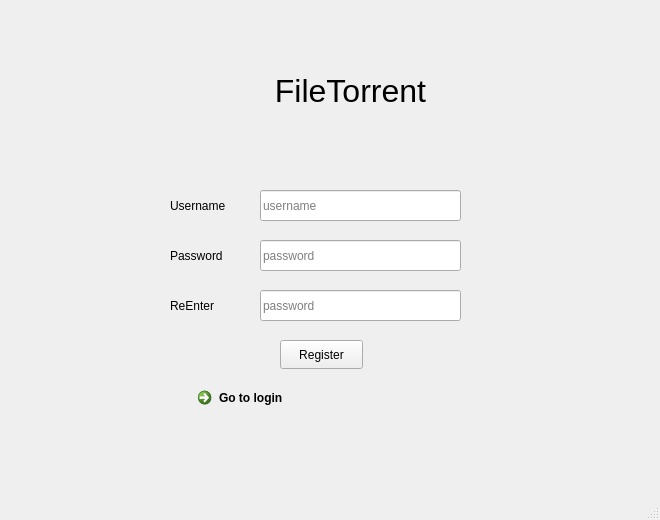
<?xml version="1.0" encoding="UTF-8"?>
<ui version="4.0">
 <class>RegisterWindow</class>
 <widget class="QMainWindow" name="RegisterWindow">
  <property name="geometry">
   <rect>
    <x>0</x>
    <y>0</y>
    <width>660</width>
    <height>520</height>
   </rect>
  </property>
  <property name="windowTitle">
   <string>MainWindow</string>
  </property>
  <widget class="QWidget" name="centralwidget">
   <widget class="QPushButton" name="RegisterPushButton">
    <property name="geometry">
     <rect>
      <x>280</x>
      <y>340</y>
      <width>83</width>
      <height>29</height>
     </rect>
    </property>
    <property name="text">
     <string>Register</string>
    </property>
   </widget>
   <widget class="QLabel" name="label">
    <property name="geometry">
     <rect>
      <x>220</x>
      <y>40</y>
      <width>261</width>
      <height>101</height>
     </rect>
    </property>
    <property name="font">
     <font>
      <pointsize>24</pointsize>
     </font>
    </property>
    <property name="layoutDirection">
     <enum>Qt::LeftToRight</enum>
    </property>
    <property name="text">
     <string>FileTorrent</string>
    </property>
    <property name="alignment">
     <set>Qt::AlignCenter</set>
    </property>
   </widget>
   <widget class="QLineEdit" name="passLineEdit">
    <property name="geometry">
     <rect>
      <x>260</x>
      <y>240</y>
      <width>201</width>
      <height>31</height>
     </rect>
    </property>
    <property name="echoMode">
     <enum>QLineEdit::Password</enum>
    </property>
    <property name="placeholderText">
     <string>password</string>
    </property>
   </widget>
   <widget class="QLabel" name="label_4">
    <property name="geometry">
     <rect>
      <x>170</x>
      <y>240</y>
      <width>91</width>
      <height>31</height>
     </rect>
    </property>
    <property name="text">
     <string>Password</string>
    </property>
   </widget>
   <widget class="QLabel" name="label_3">
    <property name="geometry">
     <rect>
      <x>170</x>
      <y>190</y>
      <width>91</width>
      <height>31</height>
     </rect>
    </property>
    <property name="text">
     <string>Username</string>
    </property>
   </widget>
   <widget class="QCommandLinkButton" name="registerLinkButton">
    <property name="geometry">
     <rect>
      <x>190</x>
      <y>380</y>
      <width>281</width>
      <height>41</height>
     </rect>
    </property>
    <property name="layoutDirection">
     <enum>Qt::LeftToRight</enum>
    </property>
    <property name="text">
     <string>Go to login</string>
    </property>
   </widget>
   <widget class="QLabel" name="label_2">
    <property name="geometry">
     <rect>
      <x>180</x>
      <y>60</y>
      <width>61</width>
      <height>61</height>
     </rect>
    </property>
    <property name="acceptDrops">
     <bool>false</bool>
    </property>
    <property name="autoFillBackground">
     <bool>false</bool>
    </property>
    <property name="text">
     <string/>
    </property>
    <property name="pixmap">
     <pixmap resource="../resouce.qrc">:/login/assets/logo.png</pixmap>
    </property>
    <property name="scaledContents">
     <bool>true</bool>
    </property>
   </widget>
   <widget class="QLineEdit" name="usernameLineEdit">
    <property name="geometry">
     <rect>
      <x>260</x>
      <y>190</y>
      <width>201</width>
      <height>31</height>
     </rect>
    </property>
    <property name="placeholderText">
     <string>username</string>
    </property>
   </widget>
   <widget class="QLabel" name="label_5">
    <property name="geometry">
     <rect>
      <x>170</x>
      <y>290</y>
      <width>91</width>
      <height>31</height>
     </rect>
    </property>
    <property name="text">
     <string>ReEnter</string>
    </property>
   </widget>
   <widget class="QLineEdit" name="reEnterPassLineEdit">
    <property name="geometry">
     <rect>
      <x>260</x>
      <y>290</y>
      <width>201</width>
      <height>31</height>
     </rect>
    </property>
    <property name="echoMode">
     <enum>QLineEdit::Password</enum>
    </property>
    <property name="placeholderText">
     <string>password</string>
    </property>
   </widget>
  </widget>
  <widget class="QMenuBar" name="menubar">
   <property name="geometry">
    <rect>
     <x>0</x>
     <y>0</y>
     <width>660</width>
     <height>25</height>
    </rect>
   </property>
  </widget>
  <widget class="QStatusBar" name="statusbar"/>
 </widget>
 <resources>
  <include location="../resouce.qrc"/>
 </resources>
 <connections/>
</ui>
